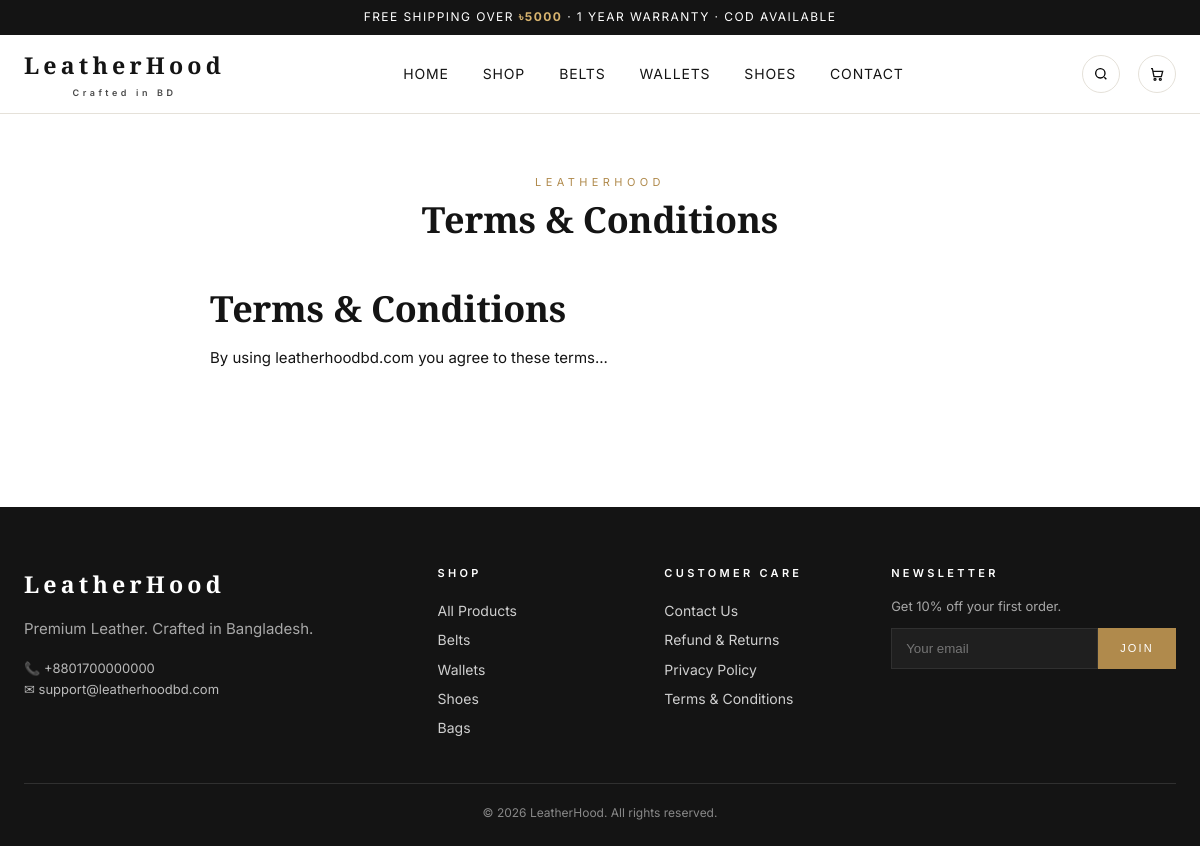
Page /page/terms-and-conditions on the committed database.
### tables this page shows
CREATE TABLE IF NOT EXISTS `pages` (
  `id`          BIGINT UNSIGNED NOT NULL AUTO_INCREMENT,
  `title`       VARCHAR(190) NOT NULL,
  `slug`        VARCHAR(220) NOT NULL,
  `content`     LONGTEXT NOT NULL,
  `excerpt`     TEXT DEFAULT NULL,
  `template`    VARCHAR(60) NOT NULL DEFAULT 'default',
  `status`      ENUM('draft','published','private') NOT NULL DEFAULT 'draft',
  `meta_title`  VARCHAR(190) DEFAULT NULL,
  `meta_description` TEXT DEFAULT NULL,
  `author_id`   BIGINT UNSIGNED DEFAULT NULL,
  `published_at` DATETIME DEFAULT NULL,
  `created_at`  DATETIME NOT NULL DEFAULT CURRENT_TIMESTAMP,
  `updated_at`  DATETIME NOT NULL DEFAULT CURRENT_TIMESTAMP ON UPDATE CURRENT_TIMESTAMP,
  PRIMARY KEY (`id`),
  UNIQUE KEY `uq_pages_slug` (`slug`),
  KEY `idx_pages_status` (`status`)
);

### public/index.php (called while the page is built, shortened)
<?php
$router = new Router();
$router->get('/',        function () { require LH_ROOT . '/public/views/home.php'; });
$router->get('/shop',    function () { require LH_ROOT . '/public/views/shop.php'; });
$router->get('/contact', function () { require LH_ROOT . '/public/views/contact.php'; });
$router->get('/cart',    function () { require LH_ROOT . '/public/views/cart.php'; });
$router->get('/checkout',function () { require LH_ROOT . '/public/views/checkout.php'; });
$router->get('/product/{slug}', function ($p) {
    $GLOBALS['slug'] = $p['slug'];
    require LH_ROOT . '/public/views/product.php';
});
$router->get('/page/{slug}', function ($p) {
    $GLOBALS['slug'] = $p['slug'];
    require LH_ROOT . '/public/views/page.php';
});
$router->get('/order/thank-you/{number}', function ($p) {
    $GLOBALS['order_number'] = $p['number'];
    require LH_ROOT . '/public/views/thankyou.php';
});
$router->post('/cart/add', function () {
    if (!Helpers::checkCsrf((string)Helpers::input('_csrf'))) Helpers::json(['ok'=>false,'msg'=>'Bad CSRF'], 403);
    CartService::add(
        (int)Helpers::input('product_id'),
        Helpers::input('variation_id') ? (int)Helpers::input('variation_id') : null,
        max(1, (int)(Helpers::input('qty', 1)))
    );
    Helpers::json(['ok'=>true, 'count'=>CartService::count()]);
});
$router->post('/cart/update', function () {
    if (!Helpers::checkCsrf((string)Helpers::input('_csrf'))) Helpers::json(['ok'=>false,'msg'=>'Bad CSRF'], 403);
    CartService::update((string)Helpers::input('key'), max(0, (int)Helpers::input('qty', 1)));
    $hyd = CartService::hydrate();
    Helpers::json(['ok'=>true, 'count'=>CartService::count(), 'subtotal'=>$hyd['subtotal']]);
});
$router->post('/cart/remove', function () {
    if (!Helpers::checkCsrf((string)Helpers::input('_csrf'))) Helpers::json(['ok'=>false,'msg'=>'Bad CSRF'], 403);
    CartService::remove((string)Helpers::input('key'));
    Helpers::json(['ok'=>true, 'count'=>CartService::count()]);
});
$router->get('/api/geo/divisions', fn() =>
    Helpers::json(['divisions' => ShippingService::divisions()]));
$router->get('/api/geo/districts/{id}', fn($p) =>
    Helpers::json(['districts' => ShippingService::districts((int)$p['id'])]));
$router->get('/api/geo/police-stations/{id}', fn($p) =>
    Helpers::json(['police_stations' => ShippingService::policeStations((int)$p['id'])]));
$router->post('/api/checkout/quote', function () {
    $cart = CartService::hydrate();
    $q = ShippingService::quote(
        (int)Helpers::input('district_id', 0) ?: null,
        (int)Helpers::input('police_station_id', 0) ?: null,
        $cart['subtotal']
    );
    $coupon  = trim((string)Helpers::input('coupon_code', ''));
    $discount = 0.0;
    if ($coupon !== '') {
        $row = Database::i()->one('SELECT * FROM coupons WHERE code = ? AND is_active = 1', [$coupon]);
        if ($row && (float)$row['min_subtotal'] <= $cart['subtotal']) {
            if ($row['type'] === 'percent') $discount = $cart['subtotal'] * ((float)$row['value'] / 100);
            elseif ($row['type'] === 'fixed') $discount = (float)$row['value'];
            elseif ($row['type'] === 'free_shipping') $q['fee'] = 0.0;
        }
    }
    $grand = max(0, $cart['subtotal'] - $discount + (float)$q['fee']);
    Helpers::json([
        'subtotal'    => $cart['subtotal'],
        'discount'    => $discount,
        'shipping'    => (float)$q['fee'],
        'grand'       => $grand,
        'deliverable' => $q['deliverable'],
        'message'     => $q['message'],
        'subtotal_fmt'=> Helpers::bdt($cart['subtotal']),
        'shipping_fmt'=> Helpers::bdt($q['fee']),
        'grand_fmt'   => Helpers::bdt($grand),
        'discount_fmt'=> Helpers::bdt($discount),
    ]);
});
$router->post('/api/checkout/place', function () {
    if (!Helpers::checkCsrf((string)Helpers::input('_csrf'))) Helpers::json(['ok'=>false,'msg'=>'Bad CSRF'], 403);
    try {
        $res = CheckoutService::placeOrder($_POST);
        $_SESSION['pending_order_id']     = $res['order_id'];
        $_SESSION['pending_order_number'] = $res['order_number'];
        Helpers::json(['ok' => true] + $res);
    } catch (\Throwable $e) {
        Helpers::json(['ok' => false, 'msg' => $e->getMessage()], 422);
    }
});
$router->post('/api/checkout/verify', function () {
    if (!Helpers::checkCsrf((string)Helpers::input('_csrf'))) Helpers::json(['ok'=>false,'msg'=>'Bad CSRF'], 403);
    $id   = (int)($_SESSION['pending_order_id'] ?? 0);
    $code = preg_replace('/\D/', '', (string)Helpers::input('otp'));
    if (!$id) Helpers::json(['ok'=>false,'msg'=>'No pending order.'], 422);
    if (!OtpService::verify($id, $code)) Helpers::json(['ok'=>false,'msg'=>'Invalid or expired OTP.'], 422);
    try { MetaCAPI::purchase($id); } catch (\Throwable $e) { error_log('CAPI: '.$e->getMessage()); }
    $num = $_SESSION['pending_order_number'] ?? '';
    unset($_SESSION['pending_order_id'], $_SESSION['pending_order_number']);
    Helpers::json(['ok' => true, 'order_number' => $num,
                   'redirect' => Helpers::url('order/thank-you/'.$num)]);
});
$router->post('/api/checkout/resend-otp', function () {
    $id = (int)($_SESSION['pending_order_id'] ?? 0);
    if (!$id) Helpers::json(['ok'=>false,'msg'=>'No pending order.'], 422);
    $order = Database::i()->one('SELECT customer_phone FROM orders WHERE id = ?', [$id]);
    if (!$order) Helpers::json(['ok'=>false,'msg'=>'Order not found.'], 422);
    OtpService::sendForOrder($id, $order['customer_phone']);
    Helpers::json(['ok' => true]);
});
$router->notFound(function () {
    http_response_code(404);
    require LH_ROOT . '/public/views/404.php';
});
$router->dispatch($_SERVER['REQUEST_METHOD'], $_SERVER['REQUEST_URI']);

### app/Core/Database.php (called while the page is built, shortened)
<?php
final class Database
{
    private static ?Database $instance = null;
    private PDO $pdo;
    private function __construct(array $cfg)
    {
        $dsn = sprintf(
            'mysql:host=%s;port=%d;dbname=%s;charset=%s',
            $cfg['host'], $cfg['port'], $cfg['name'], $cfg['charset']
        );
        try {
            $this->pdo = new PDO($dsn, $cfg['user'], $cfg['pass'], [
                PDO::ATTR_ERRMODE            => PDO::ERRMODE_EXCEPTION,
                PDO::ATTR_DEFAULT_FETCH_MODE => PDO::FETCH_ASSOC,
                PDO::ATTR_EMULATE_PREPARES   => false,
                PDO::ATTR_PERSISTENT         => false,
                PDO::MYSQL_ATTR_INIT_COMMAND => "SET NAMES {$cfg['charset']} COLLATE {$cfg['collate']}, time_zone='+06:00'",
            ]);
        } catch (PDOException $e) {
            error_log('[LH][DB] '.$e->getMessage());
            http_response_code(500);
            exit('Service temporarily unavailable.');
        }
    }
    public static function boot(array $cfg): self
    {
        if (self::$instance === null) {
            self::$instance = new self($cfg);
        }
        return self::$instance;
    }
    public static function i(): self
    {
        return self::$instance;
    }
    public function run(string $sql, array $params = []): PDOStatement
    {
        $stmt = $this->pdo->prepare($sql);
        $stmt->execute($params);
        return $stmt;
    }
    public function one(string $sql, array $params = []): ?array
    {
        $row = $this->run($sql, $params)->fetch();
        return $row === false ? null : $row;
    }
}

### app/Core/Helpers.php (called while the page is built, shortened)
<?php
final class Helpers
{
    public static function e(?string $value): string
    {
        return htmlspecialchars((string)$value, ENT_QUOTES | ENT_SUBSTITUTE, 'UTF-8');
    }
}

### public/views/page.php (the view, shortened to what this page needs)
<?php
$slug = $GLOBALS['slug'] ?? '';
$page = Database::i()->one("SELECT * FROM pages WHERE slug = ? AND status='published' LIMIT 1", [$slug]);
include __DIR__ . '/partials/header.php';
?>
<section class="container" style="padding:60px 0;max-width:780px">
  <div class="section-head">
    <div class="eyebrow">LeatherHood</div>
    <h2><?= Helpers::e($page['title']) ?></h2>
  </div>
  <article style="font-size:15px;line-height:1.85"><?= $page['content'] ?></article>
</section>
<?php include __DIR__ . '/partials/footer.php'; ?>

### app/Core/Router.php (shortened to what this page needs)
<?php
final class Router
{
    private array $routes = [];
    public function add(string $method, string $path, callable $handler): void
    {
        $this->routes[] = [strtoupper($method), $path, $handler];
    }
    public function dispatch(string $method, string $uri): void
    {
        $path = parse_url($uri, PHP_URL_PATH) ?: '/';
        $path = '/' . ltrim($path, '/');
        foreach ($this->routes as [$m, $p, $h]) {
            $regex = '#^'.preg_replace('#\{([a-z_][a-z0-9_]*)\}#i', '(?P<$1>[^/]+)', $p).'$#';
            if (preg_match($regex, $path, $match)) {
                $params = array_filter($match, fn($k) => !is_int($k), ARRAY_FILTER_USE_KEY);
                $h($params);
                return;
            }
        }
    }
}

### public/assets/css/site.css (style rules this page uses)
:root { --bg: #ffffff; --bg-soft: #f7f5f1; --bg-grey: #f2efea; --ink: #141414; --ink-soft: #4a4a4a; --line: #e5e1d9; --gold: #b08a4c; --accent: #1a1a1a; --danger: #b54141; --success: #2e7d4f; --serif: 'Playfair Display', 'Times New Roman', serif; --sans: 'Inter', system-ui, -apple-system, Segoe UI, sans-serif; --maxw: 1280px; --radius: 4px; --shadow-soft: 0 1px 2px rgba(0,0,0,.04), 0 8px 24px rgba(20,20,20,.06); }
*,*::before,*::after { box-sizing:border-box; }
html,body { margin:0; padding:0; }
body { font-family:var(--sans); color:var(--ink); background:var(--bg); font-size:15px; line-height:1.55; -webkit-font-smoothing:antialiased; text-rendering:optimizeLegibility; }
h1,h2,h3,h4 { font-family:var(--serif); font-weight:600; letter-spacing:-.005em; margin:0 0 .4em; line-height:1.15; }
h2 { font-size:clamp(1.7rem, 3vw, 2.3rem); }
.container { max-width:var(--maxw); margin:0 auto; padding:0 24px; }
.section-head { text-align:center; margin-bottom:48px; }
.section-head .eyebrow { font-size:11px; letter-spacing:.4em; text-transform:uppercase; color:var(--gold); margin-bottom:8px; }
.section-head h2 { margin-bottom:8px; }

### rows in the picture
pages: title "Terms & Conditions", content "Terms & Conditions By using leatherhoodbd.com you agree to these terms..."

### other values in the picture
Helpers::e(Helpers::setting('free_shipping_threshold', '5000')) "5000"
Helpers::e($brand) "LeatherHood"
Helpers::e(Helpers::setting('site_name','LeatherHood')) "LeatherHood"
Helpers::e(Helpers::setting('contact_phone','+8801700000000')) "+8801700000000"
